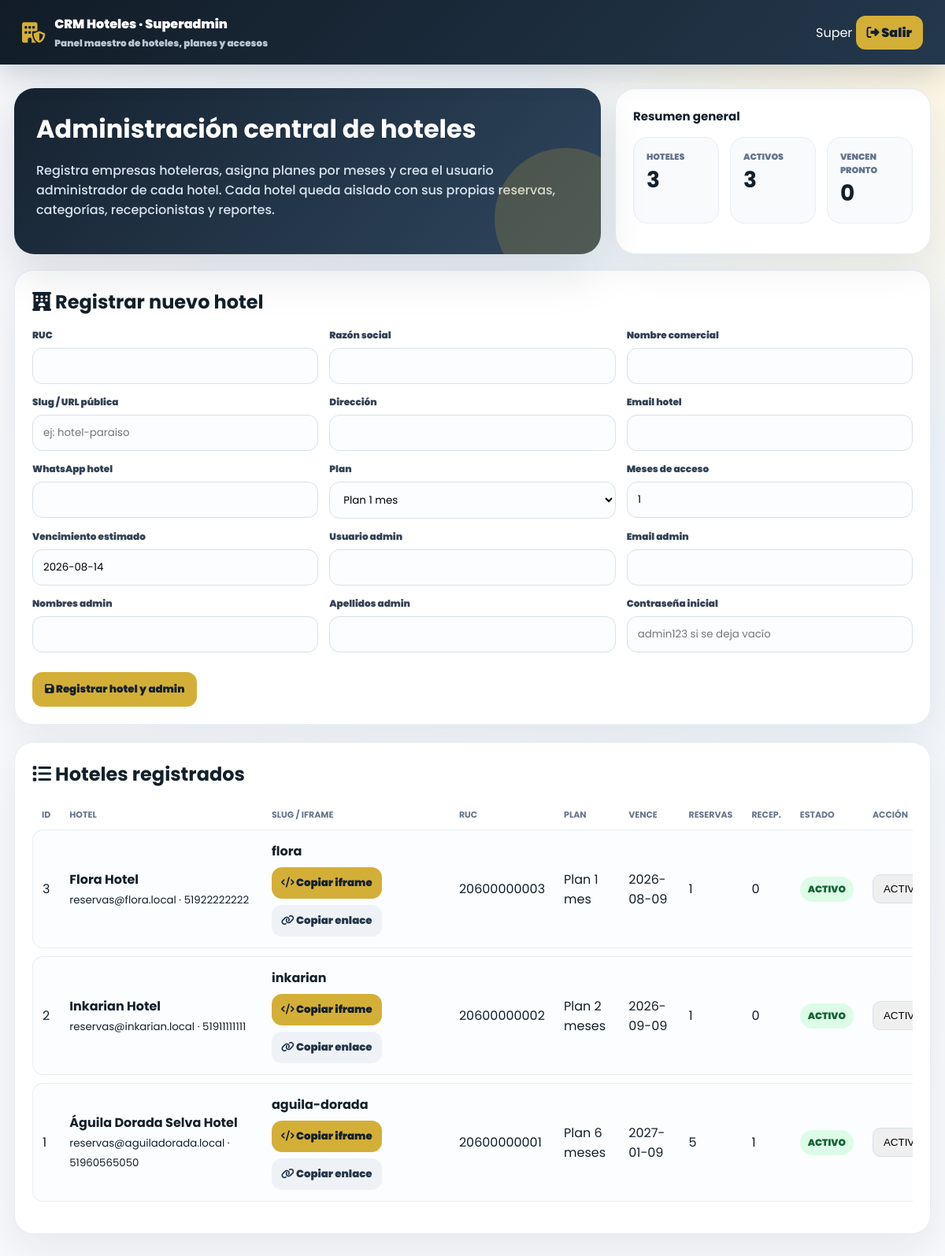
/views/superadmin.php (signed in), run on the app's committed database.
### tables this page shows
CREATE TABLE `hoteles` (
  `id_hotel` int(11) NOT NULL,
  `id_plan` int(11) DEFAULT NULL,
  `ruc` varchar(20) NOT NULL,
  `razon_social` varchar(180) NOT NULL,
  `nombre_comercial` varchar(140) NOT NULL,
  `slug` varchar(90) NOT NULL,
  `gestion_por_habitacion` tinyint(1) NOT NULL DEFAULT 0,
  `direccion` varchar(220) DEFAULT NULL,
  `email` varchar(120) DEFAULT NULL,
  `whatsapp` varchar(30) DEFAULT NULL,
  `fecha_inicio_plan` date NOT NULL,
  `fecha_fin_plan` date NOT NULL,
  `estado` enum('ACTIVO','VENCIDO','SUSPENDIDO') NOT NULL DEFAULT 'ACTIVO',
  `fecha_registro` timestamp NULL DEFAULT current_timestamp()
);

CREATE TABLE `planes` (
  `id_plan` int(11) NOT NULL,
  `nombre_plan` varchar(60) NOT NULL,
  `meses` int(11) NOT NULL,
  `precio_referencial` decimal(10,2) DEFAULT 0.00,
  `estado` enum('ACTIVO','INACTIVO') NOT NULL DEFAULT 'ACTIVO'
);

### views/superadmin.php (the view, shortened to what this page needs)
<?php
$db = (new Database())->connect();
$planes = $db->query("SELECT * FROM planes WHERE estado='ACTIVO' ORDER BY meses")->fetchAll();
$hoteles = $db->query("SELECT h.*, p.nombre_plan,
    (SELECT COUNT(*) FROM usuarios u WHERE u.id_hotel=h.id_hotel AND u.id_rol=3) recepcionistas,
    (SELECT COUNT(*) FROM reservas r WHERE r.id_hotel=h.id_hotel) reservas
    FROM hoteles h LEFT JOIN planes p ON p.id_plan=h.id_plan ORDER BY h.id_hotel DESC")->fetchAll();
$totalHoteles=count($hoteles);
$activos=count(array_filter($hoteles, fn($h)=>$h['estado']==='ACTIVO'));
$vencenPronto=count(array_filter($hoteles, fn($h)=>strtotime($h['fecha_fin_plan']) <= strtotime('+15 days')));
?>
<!doctype html><html lang="es"><head><meta charset="utf-8"><meta name="viewport" content="width=device-width,initial-scale=1"><title>Superadmin | CRM Hoteles</title>
<link href="https://fonts.googleapis.com/css2?family=Poppins:wght@400;500;600;700;800&display=swap" rel="stylesheet"><link rel="stylesheet" href="https://cdnjs.cloudflare.com/ajax/libs/font-awesome/6.4.0/css/all.min.css">
</head><body><header class="top"><div class="brand"><i class="fa-solid fa-building-shield"></i><div>CRM Hoteles · Superadmin<small>Panel maestro de hoteles, planes y accesos</small></div></div><div><?= htmlspecialchars($_SESSION['usuario']['nombres']) ?> <a href="logout.php"><i class="fa-solid fa-right-from-bracket"></i> Salir</a></div></header>
<main class="wrap"><?php if($msg): ?><div class="msg <?= $tipoMsg ?>"><?= htmlspecialchars($msg) ?></div><?php endif; ?><section class="hero"><div class="hero-card"><h1>Administración central de hoteles</h1><p>Registra empresas hoteleras, asigna planes por meses y crea el usuario administrador de cada hotel. Cada hotel queda aislado con sus propias reservas, categorías, recepcionistas y reportes.</p></div><div class="quick"><b>Resumen general</b><div class="stats"><div class="stat"><span>Hoteles</span><strong><?= $totalHoteles ?></strong></div><div class="stat"><span>Activos</span><strong><?= $activos ?></strong></div><div class="stat"><span>Vencen pronto</span><strong><?= $vencenPronto ?></strong></div></div></div></section>
<section class="card"><h2><i class="fa-solid fa-hotel"></i> Registrar nuevo hotel</h2><form method="post"><input type="hidden" name="accion" value="crear_hotel"><div class="grid"><div class="field"><label>RUC</label><input name="ruc" required></div><div class="field"><label>Razón social</label><input name="razon_social" required></div><div class="field"><label>Nombre comercial</label><input name="nombre_comercial" id="nombre_comercial" required oninput="sugerirSlug()"></div><div class="field"><label>Slug / URL pública</label><input name="slug" id="slug_hotel" placeholder="ej: hotel-paraiso"></div><div class="field"><label>Dirección</label><input name="direccion"></div><div class="field"><label>Email hotel</label><input name="email" type="email"></div><div class="field"><label>WhatsApp hotel</label><input name="whatsapp"></div><div class="field"><label>Plan</label><select name="id_plan" id="id_plan" onchange="sincronizarPlanMeses()" required><?php foreach($planes as $p): ?><option value="<?= $p['id_plan'] ?>" data-meses="<?= (int)$p['meses'] ?>"><?= htmlspecialchars($p['nombre_plan']) ?></option><?php endforeach; ?></select></div><div class="field"><label>Meses de acceso</label><input name="meses" id="meses_acceso" type="number" min="1" value="1" required readonly title="Se completa automáticamente según el plan seleccionado"></div><div class="field"><label>Vencimiento estimado</label><input id="fecha_fin_estimada" readonly></div><div class="field"><label>Usuario admin</label><input name="usuario_admin" required></div><div class="field"><label>Email admin</label><input name="email_admin" type="email" required></div><div class="field"><label>Nombres admin</label><input name="nombres_admin" required></div><div class="field"><label>Apellidos admin</label><input name="apellidos_admin"></div><div class="field"><label>Contraseña inicial</label><input name="password" placeholder="admin123 si se deja vacío"></div></div><br><button class="btn"><i class="fa-solid fa-floppy-disk"></i> Registrar hotel y admin</button></form></section>
<section class="card"><h2><i class="fa-solid fa-list"></i> Hoteles registrados</h2><div class="table-wrap"><table><thead><tr><th>ID</th><th>Hotel</th><th>Slug / iframe</th><th>RUC</th><th>Plan</th><th>Vence</th><th>Reservas</th><th>Recep.</th><th>Estado</th><th>Acción</th></tr></thead><tbody><?php foreach($hoteles as $h): ?><tr><td><?= $h['id_hotel'] ?></td><td class="hotel-cell"><b><?= htmlspecialchars($h['nombre_comercial']) ?></b><br><small><?= htmlspecialchars($h['email']) ?> · <?= htmlspecialchars($h['whatsapp']) ?></small></td><td class="iframe-cell"><b><?= htmlspecialchars($h['slug'] ?? '') ?></b><div class="link-actions"><button type="button" class="btn compact" onclick="copiarIframe('<?= htmlspecialchars($h['slug'] ?? '', ENT_QUOTES) ?>')"><i class="fa-solid fa-code"></i> Copiar iframe</button><button type="button" class="btn compact secondary" onclick="copiarEnlace('<?= htmlspecialchars($h['slug'] ?? '', ENT_QUOTES) ?>')"><i class="fa-solid fa-link"></i> Copiar enlace</button></div></td><td><?= htmlspecialchars($h['ruc']) ?></td><td><?= htmlspecialchars($h['nombre_plan'] ?? '-') ?></td><td><?= $h['fecha_fin_plan'] ?></td><td><?= (int)$h['reservas'] ?></td><td><?= (int)$h['recepcionistas'] ?></td><td><span class="status <?= htmlspecialchars($h['estado']) ?>"><?= $h['estado'] ?></span></td><td class="action-cell"><form method="post" class="actions"><input type="hidden" name="accion" value="estado_hotel"><input type="hidden" name="id_hotel" value="<?= $h['id_hotel'] ?>"><select name="estado"><option <?= $h['estado']==='ACTIVO'?'selected':'' ?>>ACTIVO</option><option <?= $h['estado']==='VENCIDO'?'selected':'' ?>>VENCIDO</option><option <?= $h['estado']==='SUSPENDIDO'?'selected':'' ?>>SUSPENDIDO</option></select><button class="btn">Guardar</button></form></td></tr><?php endforeach; ?></tbody></table></div></section></main>
</body></html>

### views/superadmin.php (style rules this page uses)
:root { --nav:#162330;--gold:#d4af37;--bg:#f4f7fb;--text:#13202b;--muted:#64748b;--line:#e6edf4;--green:#16a06a;--red:#ef4444 }
* { box-sizing:border-box }
body { margin:0;background:radial-gradient(circle at top right,#fff7df 0,#eef4fa 28%,#f7f8fb 70%);font-family:Poppins,Arial;color:var(--text) }
.top { background:linear-gradient(135deg,#111c27,#24384c);color:white;padding:18px 28px;display:flex;justify-content:space-between;align-items:center;gap:18px;box-shadow:0 14px 34px #0f172a2b;position:sticky;top:0;z-index:10 }
.brand { display:flex;gap:12px;align-items:center;font-weight:900 }
.brand i { color:var(--gold);font-size:26px }
.brand small { display:block;color:#b8c6d3;font-size:12px;margin-top:3px }
.top a { background:var(--gold);color:#13202b;text-decoration:none;font-weight:900;border-radius:12px;padding:10px 14px }
.wrap { max-width:1240px;margin:30px auto;padding:0 18px }
.hero { display:grid;grid-template-columns:1.3fr .7fr;gap:18px;align-items:stretch;margin-bottom:20px }
.hero-card { background:linear-gradient(135deg,#162330,#2f465e);color:white;border-radius:26px;padding:28px;box-shadow:0 22px 60px #0f172a20;overflow:hidden;position:relative }
.hero-card:after { content:"";position:absolute;right:-45px;bottom:-45px;width:180px;height:180px;border-radius:50%;background:#d4af3733 }
.hero-card h1 { margin:0;font-size:32px }
.hero-card p { color:#d8e3ef;font-weight:500;max-width:720px }
.quick { background:white;border:1px solid var(--line);border-radius:26px;padding:22px;box-shadow:0 18px 50px #0f172a12 }
.quick b { font-size:15px }
.stats { display:grid;grid-template-columns:repeat(3,1fr);gap:14px;margin-top:14px }
.stat { background:#f8fafc;border:1px solid var(--line);border-radius:18px;padding:16px }
.stat span { display:block;font-size:11px;color:var(--muted);font-weight:900;text-transform:uppercase }
.stat strong { font-size:28px }
.card { background:white;border:1px solid var(--line);border-radius:24px;padding:22px;box-shadow:0 18px 50px #0f172a12;margin-bottom:22px }
h2 { margin:0 0 16px }
.grid { display:grid;grid-template-columns:repeat(3,1fr);gap:14px }
.field label { display:block;font-size:12px;font-weight:900;color:#334155;margin-bottom:7px }
.field input,.field select { width:100%;padding:12px 13px;border:1px solid #d7e0ea;border-radius:13px;background:#fbfdff;font-family:Poppins }
.btn { background:var(--gold);color:#13202b;border:0;border-radius:13px;padding:12px 16px;font-weight:900;cursor:pointer;font-family:Poppins }
.table-wrap { overflow-x:auto;padding-bottom:8px;scrollbar-width:thin }
table { width:100%;min-width:1320px;border-collapse:separate;border-spacing:0 10px;table-layout:auto }
th { font-size:11px;text-transform:uppercase;color:#64748b;text-align:left;padding:0 12px }
td { background:#fbfdff;border-top:1px solid var(--line);border-bottom:1px solid var(--line);padding:14px 12px }
td:first-child { border-left:1px solid var(--line);border-radius:14px 0 0 14px }
td:last-child { border-right:1px solid var(--line);border-radius:0 14px 14px 0 }
.status { display:inline-flex;padding:7px 10px;border-radius:999px;font-weight:900;font-size:12px }
.status.ACTIVO { background:#dcfce7;color:#166534 }
.actions { display:flex;gap:8px;align-items:center;white-space:nowrap }
.actions select { padding:9px;border-radius:10px;border:1px solid #d7e0ea;min-width:125px }
.hotel-cell { min-width:250px }
.iframe-cell { min-width:230px }
.action-cell { min-width:265px }
.btn.compact { padding:10px 12px;white-space:nowrap }
.link-actions { display:flex;gap:8px;flex-wrap:wrap;margin-top:8px }
.btn.secondary { background:#eef2f7;color:#233548 }
.table-wrap td,.table-wrap th { vertical-align:middle }

### data on the page
hoteles: id_hotel "3", nombre_comercial "Flora Hotel", email "reservas@flora.local", whatsapp "51922222222", slug "flora", ruc "20600000003", id_plan.nombre_plan "Plan 1 mes", fecha_fin_plan "2026-08-09", reservas "1", recepcionistas "0", estado "ACTIVO"
hoteles: id_hotel "2", nombre_comercial "Inkarian Hotel", email "reservas@inkarian.local", whatsapp "51911111111", slug "inkarian", ruc "20600000002", id_plan.nombre_plan "Plan 2 meses", fecha_fin_plan "2026-09-09", reservas "1", recepcionistas "0", estado "ACTIVO"
hoteles: id_hotel "1", nombre_comercial "Águila Dorada Selva Hotel", email "reservas@aguiladorada.local", whatsapp "51960565050", slug "aguila-dorada", ruc "20600000001", id_plan.nombre_plan "Plan 6 meses", fecha_fin_plan "2027-01-09", reservas "5", recepcionistas "1", estado "ACTIVO"

### other printed values
$_SESSION['usuario']['nombres'] "Super"
$totalHoteles "3"
$activos "3"
$vencenPronto "0"
form field id_plan "Plan 1 mes"
